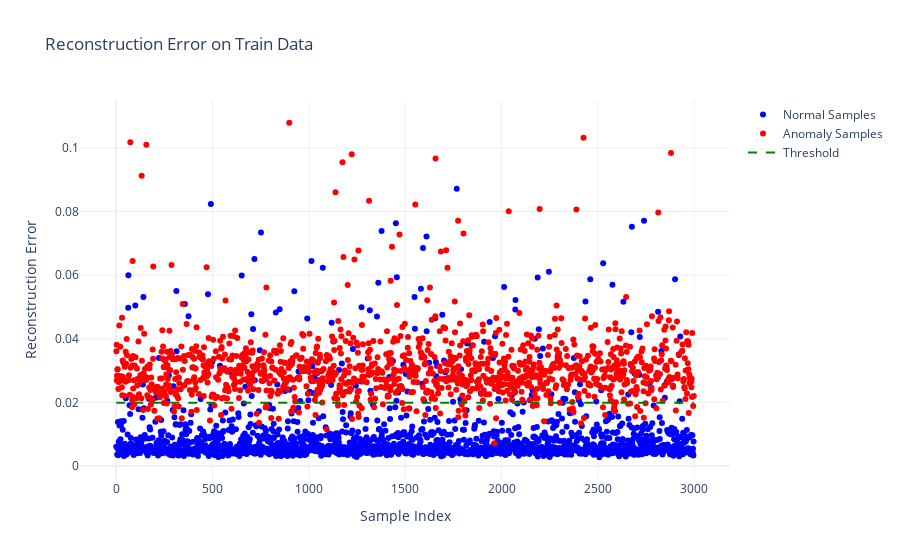

The cell this chart's notebook holds for it:
### Code cell
plotters.plot_reconstruction_error(
    model, train_data, train_labels, threshold, "Reconstruction Error on Train Data"
)
plotters.plot_reconstruction_error(
    model, test_data, test_labels, threshold, "Reconstruction Error on Test Data"
)

### Figure 1 — Plotly figure (JSON) as saved in the notebook; plotly's stock layout.template omitted (floating-point values rounded to 4 significant figures; data arrays with more than 128 entries replaced by an {"elided": "..."} marker saying what was removed)
{"data": [{"marker": {"color": "blue"}, "mode": "markers", "name": "Normal Samples", "type": "scatter", "x": {"elided": "1771 int values"}, "y": {"elided": "1771 float values"}}, {"marker": {"color": "red"}, "mode": "markers", "name": "Anomaly Samples", "type": "scatter", "x": {"elided": "1227 int values"}, "y": {"elided": "1227 float values"}}, {"line": {"color": "green", "dash": "dash"}, "mode": "lines", "name": "Threshold", "type": "scatter", "x": {"elided": "2998 int values"}, "y": {"elided": "2998 float values"}}], "layout": {"title": {"text": "Reconstruction Error on Train Data"}, "xaxis": {"title": {"text": "Sample Index"}}, "yaxis": {"title": {"text": "Reconstruction Error"}}}}
